Frame 1 (no input): blank canvas, image omitted
Frame 60 (the mouse pressed at the canvas centre just before this capture): blank canvas, image omitted
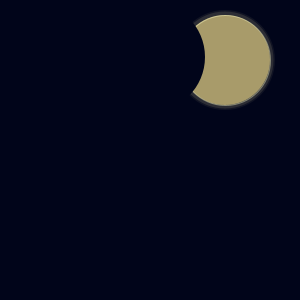
Frame 120 (the mouse held since frame 60 and released just before this capture)

The Processing sketch whose frames 1 and 60 were blank and that drew this single picture after the mouse press (run headless with seeded random() and noise(); from frame 60 on, the mouse is pressed at the canvas centre):

// Processing sketch: processing_35632
// ── processing_35632.pde

void setup () {
  size(300, 300);
  ellipseMode(CENTER);
  rectMode(CORNER);
}

int moonDiameter = 90;
int starDiameter = 2;
int starDiameter1 = 1;

void draw () {
  if (mousePressed == true) {
    background(1, 5, 26);
    fill(252, 238, 186, 15);
    noStroke();
    ellipse(width-75, height-240, moonDiameter+10, moonDiameter+10);
    fill(252, 238, 186, 30);
    noStroke();
    ellipse(width-75, height-240, moonDiameter+7, moonDiameter+7);
    fill(255, 231, 142, mouseX);
    stroke(255, 255, 200, mouseX-40); 
    ellipse(width-75, height-240, moonDiameter, moonDiameter);
    fill(1, 5, 26);
    noStroke();
    ellipse(mouseX, height-243, moonDiameter+20, moonDiameter+20);
    rect(mouseX, (height-243)-((moonDiameter+5)/2), -(moonDiameter*2), moonDiameter+10);
    
    fill(252, 246, 224, mouseX-175); //star color and Alpha
    ellipse(width-290, height-200, starDiameter1, starDiameter1); //stars
    ellipse(width-280, height-190, starDiameter, starDiameter);
    ellipse(width-250, height-170, starDiameter1, starDiameter1);
    ellipse(width-200, height-160, starDiameter, starDiameter);
    
    ellipse(width-10, height-250, starDiameter1, starDiameter1);
    ellipse(width-25, height-235, starDiameter, starDiameter);
    ellipse(width-50, height-170, starDiameter1, starDiameter1);
    ellipse(width-100, height-180, starDiameter, starDiameter);
    
    ellipse(width-100, height-255, starDiameter1, starDiameter1);
    ellipse(width-125, height-245, starDiameter, starDiameter);
    ellipse(width-150, height-190, starDiameter1, starDiameter1);
    ellipse(width-155, height-220, starDiameter, starDiameter);
    
    ellipse(width-250, height-290, starDiameter1, starDiameter1);
    ellipse(width-275, height-285, starDiameter1, starDiameter1);
    ellipse(width-270, height-275, starDiameter1, starDiameter1);
    ellipse(width-272, height-272, starDiameter, starDiameter);
    
    ellipse(width-200, height-270, starDiameter1, starDiameter1);
    ellipse(width-235, height-265, starDiameter1, starDiameter1);
    ellipse(width-240, height-285, starDiameter1, starDiameter1);
    ellipse(width-252, height-282, starDiameter, starDiameter);
    
    ellipse(width-50, height-270, starDiameter1, starDiameter1);
    ellipse(width-120, height-265, starDiameter1, starDiameter1);
    ellipse(width-140, height-285, starDiameter1, starDiameter1);
    ellipse(width-135, height-282, starDiameter1, starDiameter1);
    
    ellipse(width-240, height-190, starDiameter1, starDiameter1);
    ellipse(width-235, height-185, starDiameter1, starDiameter1);
    ellipse(width-230, height-145, starDiameter1, starDiameter1);
    ellipse(width-242, height-22, starDiameter1, starDiameter1);
  }
}
